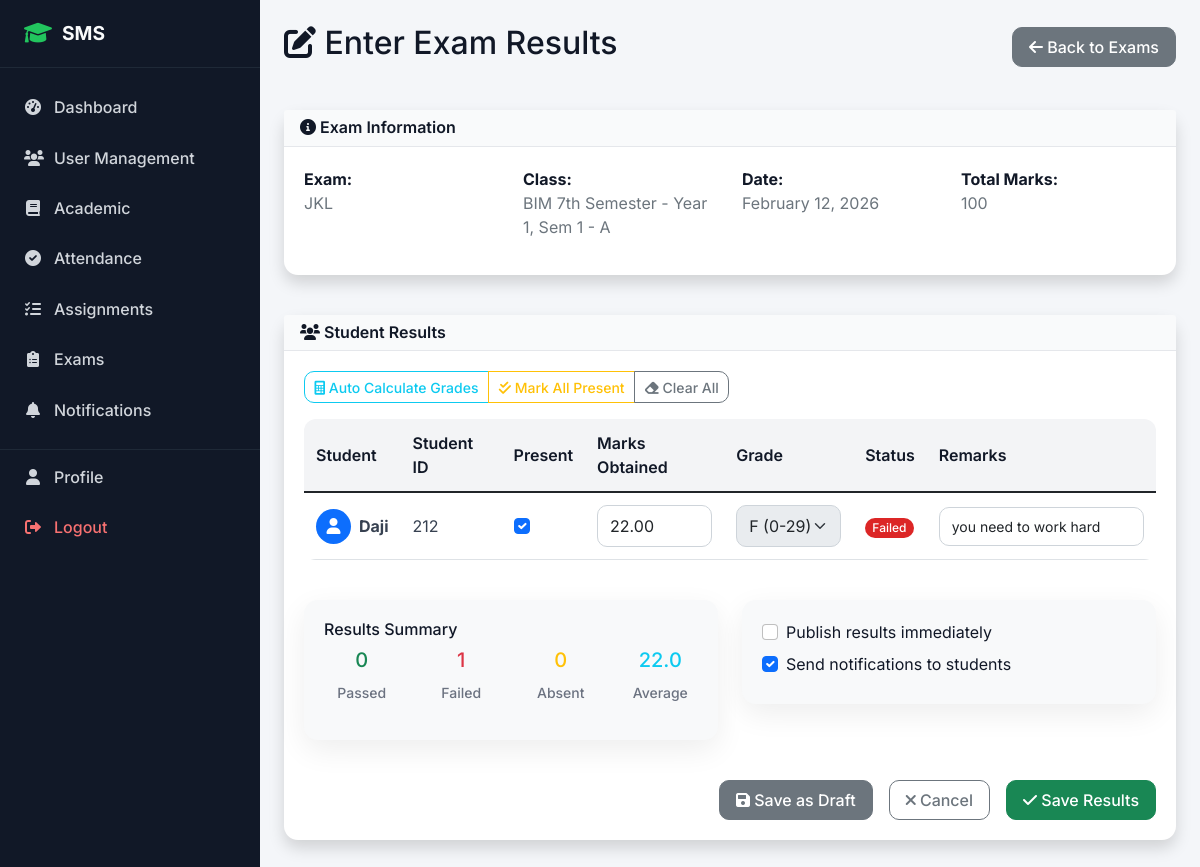
The app's page /examination/enter-results/9/ (signed in) with its own data.
### examination/models.py (models this page shows, shortened)
class Examination(models.Model):
    name = models.CharField(max_length=100)
    exam_type = models.ForeignKey(ExamType, on_delete=models.CASCADE)
    subject = models.ForeignKey(Subject, on_delete=models.CASCADE)
    class_for = models.ForeignKey(Class, on_delete=models.CASCADE)
    exam_date = models.DateField()
    start_time = models.TimeField()
    end_time = models.TimeField()
    total_marks = models.PositiveIntegerField()
    passing_marks = models.PositiveIntegerField()
    instructions = models.TextField(blank=True)
    created_by = models.ForeignKey(TeacherProfile, on_delete=models.CASCADE)
    created_at = models.DateTimeField(auto_now_add=True)

class ExamResult(models.Model):
    GRADE_CHOICES = (
        ('A+', 'A+ (90-100)'),
        ('A', 'A (80-89)'),
        ('B+', 'B+ (70-79)'),
        ('B', 'B (60-69)'),
        ('C+', 'C+ (50-59)'),
        ('C', 'C (40-49)'),
        ('D', 'D (30-39)'),
        ('F', 'F (0-29)'),
    )
    examination = models.ForeignKey(Examination, on_delete=models.CASCADE)
    student = models.ForeignKey(StudentProfile, on_delete=models.CASCADE)
    marks_obtained = models.DecimalField(max_digits=6, decimal_places=2)
    grade = models.CharField(max_length=2, choices=GRADE_CHOICES)
    remarks = models.TextField(blank=True)
    is_passed = models.BooleanField(default=False)
    entered_by = models.ForeignKey(TeacherProfile, on_delete=models.CASCADE)
    created_at = models.DateTimeField(auto_now_add=True)
    updated_at = models.DateTimeField(auto_now=True)
    class Meta:
        unique_together = ['examination', 'student']

### academic/models.py (models this page shows, shortened)
class Class(models.Model):
    name = models.CharField(max_length=50)
    course = models.ForeignKey(Course, on_delete=models.CASCADE)
    year = models.PositiveIntegerField()  # 1st year, 2nd year, etc.
    semester = models.PositiveIntegerField()
    section = models.CharField(max_length=10)
    academic_year = models.ForeignKey(AcademicYear, on_delete=models.CASCADE)
    class_teacher = models.ForeignKey(TeacherProfile, on_delete=models.SET_NULL, null=True, blank=True, related_name='class_teacher_for')
    class Meta:
        unique_together = ['course', 'year', 'semester', 'section', 'academic_year']

### accounts/models.py (models this page shows, shortened)
class StudentProfile(models.Model):
    user = models.OneToOneField(User, on_delete=models.CASCADE, related_name='student_profile')
    student_id = models.CharField(max_length=20, unique=True)
    admission_date = models.DateField()
    guardian_name = models.CharField(max_length=100)
    guardian_phone = models.CharField(max_length=17)
    guardian_email = models.EmailField()
    emergency_contact = models.CharField(max_length=17)
    blood_group = models.CharField(max_length=5, blank=True)

class User(AbstractUser):
    USER_TYPE_CHOICES = (
        ('admin', 'Admin'),
        ('student', 'Student'),
        ('teacher', 'Teacher'),
        ('parent', 'Parent'),
    )
    user_type = models.CharField(max_length=10, choices=USER_TYPE_CHOICES)
    phone_regex = RegexValidator(regex=r'^\+?1?\d{9,15}$', message="Phone number must be entered in the format: '+999999999'. Up to 15 digits allowed.")
    phone_number = models.CharField(validators=[phone_regex], max_length=17, blank=True)
    address = models.TextField(blank=True)
    date_of_birth = models.DateField(null=True, blank=True)
    profile_picture = models.ImageField(upload_to='profile_pics/', blank=True, null=True)
    is_active = models.BooleanField(default=True)
    created_at = models.DateTimeField(auto_now_add=True)
    updated_at = models.DateTimeField(auto_now=True)

### examination/views.py (the view, shortened to what this page needs)
# urls.py: path('enter-results/<int:exam_id>/', views.enter_results, name='enter_results'),
@login_required
@user_passes_test(is_teacher_or_admin)
def enter_results(request, exam_id):
    exam = get_object_or_404(Examination, id=exam_id)
    if request.user.user_type == 'teacher' and exam.created_by != request.user.teacher_profile:
        messages.error(request, 'You do not have permission to enter results for this exam.')
        return redirect('examination:exam_list')
    enrollments = StudentEnrollment.objects.filter(
        class_enrolled=exam.class_for,
        is_active=True
    ).select_related('student__user')
    existing_results = {}
    for result in ExamResult.objects.filter(examination=exam):
        existing_results[result.student.id] = result
    students_data = []
    for enrollment in enrollments:
        existing_result = existing_results.get(enrollment.student.id)
        students_data.append({
            'student': enrollment.student,
            'existing_marks': existing_result.marks_obtained if existing_result else '',
            'existing_remarks': existing_result.remarks if existing_result else ''
        })
    context = {
        'exam': exam,
        'students_data': students_data
    }
    return render(request, 'examination/enter_results.html', context)

### templates/examination/enter_results.html (shortened to what this page needs)
{% extends 'base.html' %}
{% block content %}
<div class="row">
    <div class="col-12">
        <div class="d-flex justify-content-between align-items-center mb-4">
            <h2><i class="fas fa-edit"></i> Enter Exam Results</h2>
            <a href="{% url 'examination:exam_list' %}" class="btn btn-secondary">
                <i class="fas fa-arrow-left"></i> Back to Exams
            </a>
        </div>
    </div>
</div>
<div class="row mb-4">
    <div class="col-12">
        <div class="card shadow">
            <div class="card-header bg-primary text-white">
                <h6 class="m-0"><i class="fas fa-info-circle"></i> Exam Information</h6>
            </div>
            <div class="card-body">
                <div class="row">
                    <div class="col-md-3">
                        <strong>Exam:</strong><br>
                        <span class="text-muted">{{ exam.name }}</span>
                    </div>
                    <div class="col-md-3">
                        <strong>Class:</strong><br>
                        <span class="text-muted">{{ exam.class_for.name }}</span>
                    </div>
                    <div class="col-md-3">
                        <strong>Date:</strong><br>
                        <span class="text-muted">{{ exam.exam_date|date:"F d, Y" }}</span>
                    </div>
                    <div class="col-md-3">
                        <strong>Total Marks:</strong><br>
                        <span class="text-muted">{{ exam.total_marks }}</span>
                    </div>
                </div>
            </div>
        </div>
    </div>
</div>
<div class="row">
    <div class="col-12">
        <div class="card shadow">
            <div class="card-header bg-success text-white">
                <h6 class="m-0"><i class="fas fa-users"></i> Student Results</h6>
            </div>
            <div class="card-body">
                <form method="post" id="resultsForm">
                    <div class="mb-3">
                        <div class="btn-group" role="group">
                            <button type="button" class="btn btn-outline-info btn-sm" onclick="calculateGrades()">
                                <i class="fas fa-calculator"></i> Auto Calculate Grades
                            </button>
                            <button type="button" class="btn btn-outline-warning btn-sm" onclick="markAllPresent()">
                                <i class="fas fa-check-double"></i> Mark All Present
                            </button>
                            <button type="button" class="btn btn-outline-secondary btn-sm" onclick="clearAll()">
                                <i class="fas fa-eraser"></i> Clear All
                            </button>
                        </div>
                    </div>
                    <div class="table-responsive">
                        <table class="table table-hover">
                            <thead>
                                <tr>
                                    <th>Student</th>
                                    <th>Student ID</th>
                                    <th>Present</th>
                                    <th>Marks Obtained</th>
                                    <th>Grade</th>
                                    <th>Status</th>
                                    <th>Remarks</th>
                                </tr>
                            </thead>
                            <tbody>
                                {% for data in students_data %}
                                <tr>
                                    <td>
                                        <div class="d-flex align-items-center">
                                            {% if data.student.user.profile_pic %}
                                            <img src="{{ data.student.user.profile_pic.url }}" alt="{{ data.student.user.get_full_name }}"
                                                 class="rounded-circle me-2" style="width: 35px; height: 35px; object-fit: cover;">
                                            {% else %}
                                            <div class="bg-primary rounded-circle d-flex align-items-center justify-content-center me-2" style="width: 35px; height: 35px;">
                                                <i class="fas fa-user text-white"></i>
                                            </div>
                                            {% endif %}
                                            <strong>{{ data.student.user.get_full_name }}</strong>
                                        </div>
                                    </td>
                                    <td>{{ data.student.student_id }}</td>
                                    <td>
                                        <input type="checkbox" class="form-check-input present-checkbox"
                                               name="present_{{ data.student.id }}"
                                               data-student-id="{{ data.student.id }}"
                                               {% if data.existing_marks %}checked{% else %}checked{% endif %}>
                                    </td>
                                    <td>
                                        <input type="number" class="form-control marks-input"
                                               name="marks_{{ data.student.id }}"
                                               min="0" max="{{ exam.total_marks }}"
                                               step="0.5"
                                               value="{{ data.existing_marks }}"
                                               data-student-id="{{ data.student.id }}"
                                               placeholder="0-{{ exam.total_marks }}">
                                    </td>
                                    <td>
                                        <select class="form-select grade-select"
                                                name="grade_{{ data.student.id }}"
                                                id="grade_{{ data.student.id }}"
                                                disabled>
                                            <option value="F">F (0-29)</option>
                                        </select>
                                    </td>
                                    <td>
                                        <span class="badge status-badge" id="status_{{ data.student.id }}">-</span>
                                    </td>
                                    <td>
                                        <input type="text" class="form-control form-control-sm"
                                               name="remarks_{{ data.student.id }}"
                                               value="{{ data.existing_remarks }}"
                                               placeholder="Optional">
                                    </td>
                                </tr>
                                {% empty %}
                                <tr>
                                    <td colspan="7" class="text-center text-muted">
                                        <i class="fas fa-info-circle"></i> No students enrolled in this class.
                                    </td>
                                </tr>
                                {% endfor %}
                            </tbody>
                        </table>
                    </div>
                    <div class="row mt-4">
                        <div class="col-md-6">
                            <div class="card bg-light">
                                <div class="card-body">
                                    <h6>Results Summary</h6>
                                    <div class="row text-center">
                                        <div class="col-3">
                                            <h5 class="text-success" id="passedCount">0</h5>
                                            <small>Passed</small>
                                        </div>
                                        <div class="col-3">
                                            <h5 class="text-danger" id="failedCount">0</h5>
                                            <small>Failed</small>
                                        </div>
                                        <div class="col-3">
                                            <h5 class="text-warning" id="absentCount">1</h5>
                                            <small>Absent</small>
                                        </div>
                                        <div class="col-3">
                                            <h5 class="text-info" id="averageMarks">0</h5>
                                            <small>Average</small>
                                        </div>
                                    </div>
                                </div>
                            </div>
                        </div>
                        <div class="col-md-6">
                            <div class="card bg-light">
                                <div class="card-body">
                                    <div class="form-check mb-2">
                                        <input class="form-check-input" type="checkbox" id="publishResults" name="publish_results">
                                        <label class="form-check-label" for="publishResults">
                                            Publish results immediately
                                        </label>
                                    </div>
                                    <div class="form-check mb-2">
                                        <input class="form-check-input" type="checkbox" id="sendNotifications" name="send_notifications" checked>
                                        <label class="form-check-label" for="sendNotifications">
                                            Send notifications to students
                                        </label>
                                    </div>
                                </div>
                            </div>
                        </div>
                    </div>
                    <div class="d-grid gap-2 d-md-flex justify-content-md-end mt-4">
                        <button type="button" class="btn btn-secondary me-md-2" onclick="saveDraft()">
                            <i class="fas fa-save"></i> Save as Draft
                        </button>
                        <a href="{% url 'examination:exam_list' %}" class="btn btn-outline-secondary me-md-2">
                            <i class="fas fa-times"></i> Cancel
                        </a>
                        <button type="submit" class="btn btn-success">
                            <i class="fas fa-check"></i> Save Results
                        </button>
                    </div>
                </form>
            </div>
        </div>
    </div>
</div>
{% endblock %}

### records on screen
Examination: name "JKL", class_for.name "BIM 7th Semester - Year 1, Sem 1 - A", exam_date "February 12, 2026", total_marks "100"
StudentProfile: student.user.get_full_name "Daji", student.student_id "212", student.id "☑", student.id "22.00", id "F (0-29)", existing_remarks "you need to work hard"
